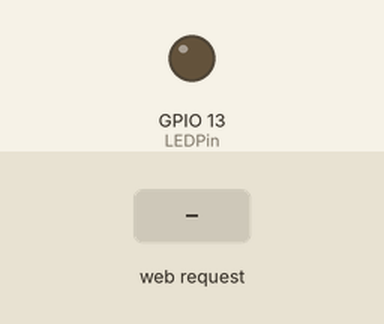
Simulated run of this sketch. Board: ESP8266 (NodeMCU). Shown: output pins drawn as LEDs (lit = HIGH). The inputs (shaded band) are chosen by the test bench. WiFi joins after 1.5 s; servers stay silent unless stated; what the sketch prints to the serial monitor is not drawn.

Above: at 3.7 s.
3.8 s: HTTP request GET /LEDOn received
At 5.0 s:
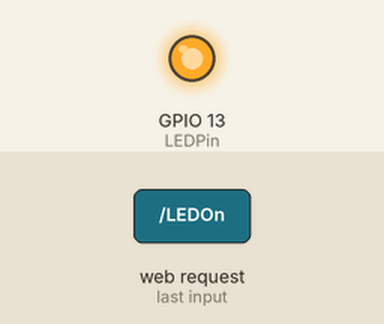
5.3 s: HTTP request GET /LEDOff received
At 6.4 s:
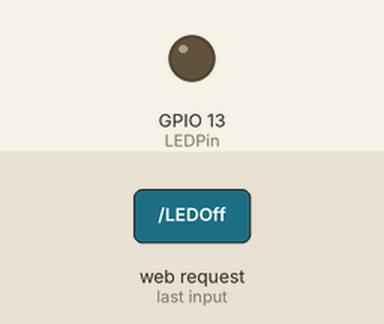
Timing chart, 0 to 8.3 s (numbered marks = the images above; inputs shaded):
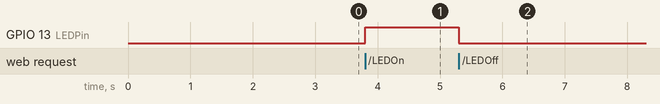

Measured:
- after the input at 3.8 s, GPIO 13 (LEDPin): LOW → HIGH at once
- after the input at 5.3 s, GPIO 13 (LEDPin): HIGH → LOW at once

The sketch:

web_server.ino
```cpp
#include <ESP8266WiFi.h>
#include <WiFiClient.h>
#include <ESP8266WebServer.h>

// Replace with your network credentials
const char* ssid = "<YOUR WIFI SSID>";
const char* password = "<YOUR WIFI PASSWORD>";

ESP8266WebServer server(80);   //instantiate server at port 80 (http port)

String page = "";
int LEDPin = 13;
void setup(void){
  //the HTML of the web page
  page = "<h1>Simple NodeMCU Web Server</h1><p><a href=\"LEDOn\"><button>ON</button></a>&nbsp;<a href=\"LEDOff\"><button>OFF</button></a></p>";
  //make the LED pin output and initially turned off
  pinMode(LEDPin, OUTPUT);
  digitalWrite(LEDPin, LOW);

  delay(1000);
  Serial.begin(115200);
  WiFi.begin(ssid, password); //begin WiFi connection
  Serial.println("");

  // Wait for connection
  while (WiFi.status() != WL_CONNECTED) {
    delay(500);
    Serial.print(".");
  }
  Serial.println("");
  Serial.print("Connected to ");
  Serial.println(ssid);
  Serial.print("IP address: ");
  Serial.println(WiFi.localIP());

  server.on("/", [](){
    server.send(200, "text/html", page);
  });
  server.on("/LEDOn", [](){
    server.send(200, "text/html", page);
    digitalWrite(LEDPin, HIGH);
    delay(1000);
  });
  server.on("/LEDOff", [](){
    server.send(200, "text/html", page);
    digitalWrite(LEDPin, LOW);
    delay(1000);
  });
  server.begin();
  Serial.println("Web server started!");
}

void loop(void){
  server.handleClient();
}
```
